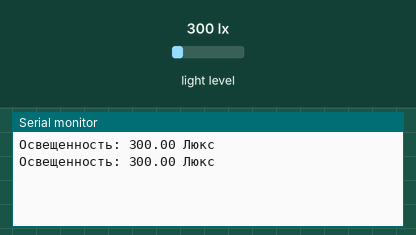
Simulated run of this sketch. Board: Arduino Uno, built with avr-gcc and run on an emulated ATmega328P. Shown: the last lines printed to the serial monitor. Inputs (shaded band) come from the test bench; at power-on: light level 300 lx.

Above: at 1.8 s.
1.9 s: light level set to 40 lx
At 2.6 s:
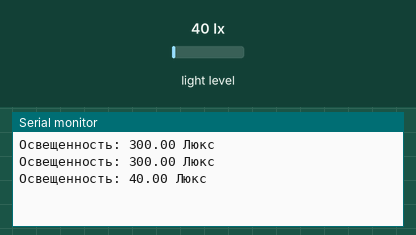
3.4 s: light level set to 500 lx
At 4.8 s:
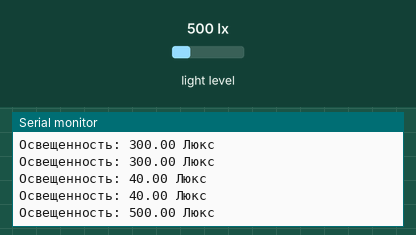
Timing chart, 0 to 6.4 s (numbered marks = the images above; inputs shaded):
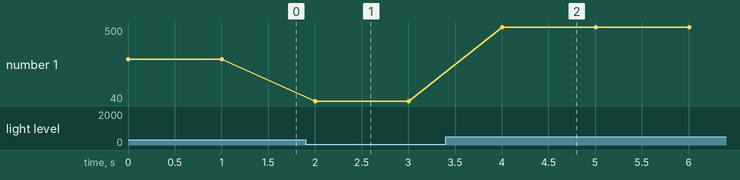

Measured:
- after the input at 1.9 s, the serial monitor: prints a new line after 0.10 s (image 1)
- after the input at 3.4 s, the serial monitor: prints a new line after 0.61 s (image 2)
- plotted number 1: 300 → 40 after the input at 1.9 s, 40 → 500 after the input at 3.4 s

The sketch:

light_sensor.ino
```cpp
#include <BH1750.h>
#include <Wire.h>

BH1750 lightMeter;

void setup() {
  Serial.begin(9600);
  Wire.begin();
  lightMeter.begin();
}

void loop() {
  float lux = lightMeter.readLightLevel(); // считывание освещенности
  Serial.print("Освещенность: ");
  Serial.print(lux);
  Serial.println(" Люкс");
  delay(1000);
}
```
